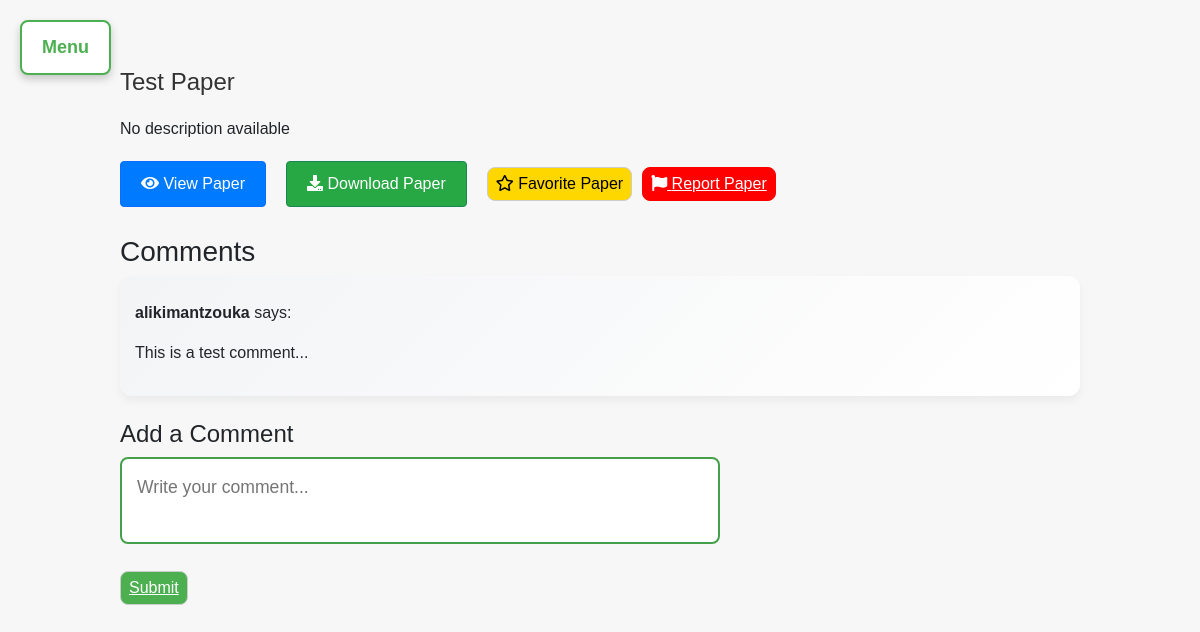
The page /papers/1/1/1/ (signed in) on the database as committed earlier.
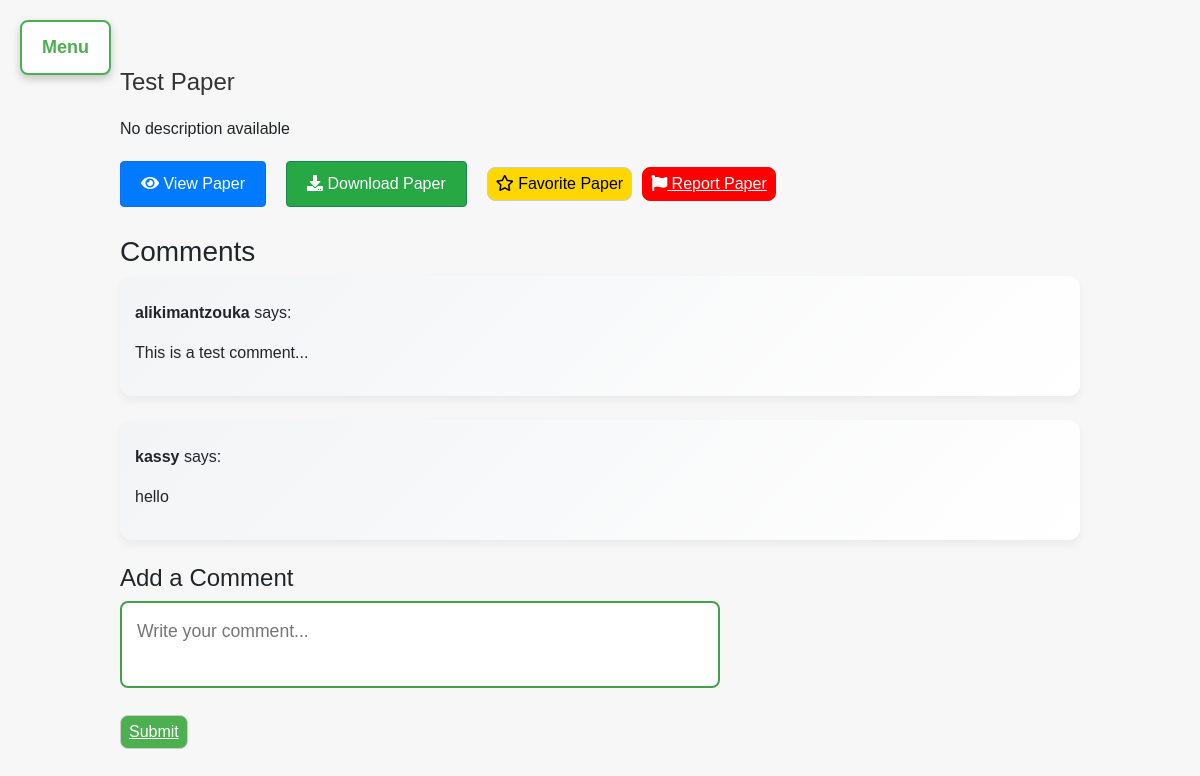
The same page on the database as committed later.
### myapp/models.py (models this page shows, shortened)
class Paper(models.Model):
    title = models.CharField(max_length=255)
    description = models.TextField(default="No description available")
    CATEGORY_CHOICES = [
    ('notes', 'Notes'),
    ('exams', 'Past Exam Questions'),
    ('general', 'General'),
]
    category = models.CharField(max_length=10, choices=CATEGORY_CHOICES, default='general')
    file = models.FileField(upload_to='papers/')  # Folder where the papers will be stored
    course = models.ForeignKey(Course, related_name='papers', on_delete=models.CASCADE)
    uploaded_at = models.DateTimeField(auto_now_add=True)

class Comment(models.Model):
    paper = models.ForeignKey(Paper, on_delete=models.CASCADE, related_name="comments")  # Link to Paper model
    user = models.ForeignKey(User, on_delete=models.CASCADE)  # Link to User model (if users should be able to comment)
    content = models.TextField()
    created_at = models.DateTimeField(auto_now_add=True)

### myapp/views.py (the view)
# urls.py: path('papers/<int:department_id>/<int:course_id>/<int:paper_id>/', views.paper_detail_view, name='paper_detail'),  # Shows detailed view of a single paper
def paper_detail_view(request, department_id, course_id, paper_id):
    paper = get_object_or_404(Paper, id=paper_id)
    is_favorite = FavoritePaper.objects.filter(user=request.user, paper=paper).exists()
    department = Department.objects.get(id=department_id)
    course = Course.objects.get(id=course_id)
    if request.method == 'POST':
        form = CommentForm(request.POST)
        if form.is_valid():
            new_comment = form.save(commit=False)
            new_comment.paper = paper
            new_comment.user = request.user
            new_comment.save()
            return redirect('paper_detail', department_id=department_id, course_id=course_id, paper_id=paper_id)
        if 'favorite' in request.POST:
            if is_favorite:
                FavoritePaper.objects.filter(user=request.user, paper=paper).delete()
            else:
                FavoritePaper.objects.create(user=request.user, paper=paper)
        return redirect('paper_detail', department_id=department_id, course_id=course_id, paper_id=paper_id)
    else:
        form = CommentForm()
    comments = Comment.objects.filter(paper=paper)
    return render(request, 'paper_detail.html', {
        'department': department,
        'course': course,
        'paper': paper,
        'is_favorite': is_favorite,
        'form': form,
        'comments': comments,
        'file_url': paper.file.url
    })

### myapp/forms.py
class CommentForm(forms.ModelForm):
    class Meta:
        model = Comment
        fields = ['content']  # Only the comment text is needed from the user
    def __init__(self, *args, **kwargs):
        super(CommentForm, self).__init__(*args, **kwargs)
        self.fields['content'].widget.attrs.update({'placeholder': 'Add a comment...', 'class': 'form-control'})

### myapp/templates/paper_detail.html (shortened to what this page needs)
<!DOCTYPE html>
<html lang="en">
    {% load static %}
<head>
    <link href="https://cdn.jsdelivr.net/npm/bootstrap@5.3.0-alpha1/dist/css/bootstrap.min.css" rel="stylesheet">
    <link rel="stylesheet" href="{% static 'css/style.css' %}">
     <link rel="stylesheet" href="https://cdnjs.cloudflare.com/ajax/libs/font-awesome/5.15.4/css/all.min.css">
</head>
<body>
    <div class="dropdown-container">
      <button class="dropdown-btn" id="menu-toggle">Menu</button>
    </div>
    <div class="container mt-5">
        <h2>{{ paper.title }}</h2>
        <p>{{ paper.description }}</p>
        <div class="button-row">
       <a href="{% url 'view_paper' paper.id %}" target="_blank" class="btn btn-primary btn-sm">
            <i class="fas fa-eye"></i> View Paper
        </a>
        <a href="{% url 'download_paper' paper.id %}" class="btn btn-success btn-sm">
            <i class="fas fa-download"></i> Download Paper
        </a>
        <form method="post" action="{% url 'toggle_favorite_paper' paper.id %}">
            {% if paper in user.userprofile.favorite_papers.all %}
            <button type="submit" class="btn btn-warning btn-sm underline-shadow" style="width: auto; padding: 0.25rem 0.5rem; background-color: gold; color: black;">
                <i class="fas fa-star"></i> Unfavorite Paper
            </button>
            {% else %}
            <button type="submit" class="btn btn-warning btn-sm" style="width: auto; padding: 0.25rem 0.5rem; background-color: gold; color: black;">
                <i class="far fa-star"></i> Favorite Paper
            </button>
            {% endif %}
        </form>
        <button class="btn btn-danger btn-sm underline-shadow" data-toggle="modal" data-target="#reportModal" style="width: auto; padding: 0.25rem 0.5rem; background-color: red; color: white; border: 1px solid red;">
            <i class="fas fa-flag"></i> Report Paper
        </button>
        </div>
        <div class="comments-section mt-4">
            <h3>Comments</h3>
            {% if comments %}
                {% for comment in comments %}
                    <div class="comment-item mb-4">
                        <p><strong>{{ comment.user.username }}</strong> says:</p>
                        <p>{{ comment.content }}</p>
                    </div>
                {% endfor %}
            {% else %}
                <p>No comments yet. Be the first to comment!</p>
            {% endif %}
            <h4>Add a Comment</h4>
            <form method="POST" class="comment-form">
                <div class="comment-container">
                    <textarea name="content" class="comment-input" placeholder="Write your comment..."></textarea>
                </div>
                <button type="submit" class="btn-submit underline-shadow" style="width: auto; padding: 0.25rem 0.5rem;">Submit</button>
            </form>
        </div>
    </div>
</body>
</html>

### myapp/static/css/style.css (style rules this page uses)
body { background-color: #f7f7f7; font-family: 'Arial', sans-serif; margin: 0; padding: 0; }
h2 { margin-bottom: 20px; color: #333; font-size: 24px; }
button[type="submit"] { background-color: #4CAF50; color: white; padding: 12px 20px; border: none; border-radius: 4px; cursor: pointer; width: 100%; }
p { margin-top: 10px; }
a { text-decoration: none; color: #4CAF50; }
.dropdown-container { position: fixed; top: 20px; left: 20px; display: inline-block; }
.container { max-width: 1000px; margin: 0 auto; padding: 20px; }
button { font-size: 16px; padding: 10px 20px; border-radius: 8px; }
.container select, .container button { font-size: 18px; padding: 12px; margin: 10px 0; border-radius: 8px; border: 1px solid #ccc; }
.container button { background-color: #4CAF50; color: white; cursor: pointer; font-size: 16px; }
.comment-input { width: 100%; max-width: 600px; padding: 12px 15px; border: 2px solid #45a049; border-radius: 8px; font-size: 1.1em; resize: none; margin-bottom: 10px; transition: border-color 0.3s ease, box-shadow 0.3s ease; }
.btn-submit { padding: 8px 30px; background-color: #00c4cc; color: white; font-size: 1em; border: none; border-radius: 50px; cursor: pointer; transition: background-color 0.3s ease; margin-top: 10px; display: inline-block; }
.comment-item { background: linear-gradient(135deg, #f3f4f6, #ffffff); padding: 15px; margin-bottom: 15px; border-radius: 12px; box-shadow: 0 5px 10px rgba(0, 0, 0, 0.05); transition: transform 0.3s ease; }
textarea.comment-input { width: 100%; max-width: 600px; padding: 15px; font-size: 1.1em; }
.btn { margin-right: 10px; padding: 10px 20px; font-size: 16px; }
.btn-primary { background-color: #007bff; color: white; }
.btn-success { background-color: #28a745; color: white; }
.dropdown-btn { background-color: white; color: #4CAF50; padding: 12px 20px; font-size: 18px; border: 2px solid #4CAF50; cursor: pointer; border-radius: 8px; font-weight: bold; box-shadow: 0 4px 8px rgba(0, 0, 0, 0.2); }
.underline-shadow { text-decoration: underline; transition: box-shadow 0.3s ease; cursor: pointer; }
.button-row { display: flex; gap: 10px; justify-content: flex-start; align-items: center; margin-left: 0; padding-left: 0; }

Rows that differ between the two databases and show on the page:
added Comment: user.username "kassy", content "hello"
